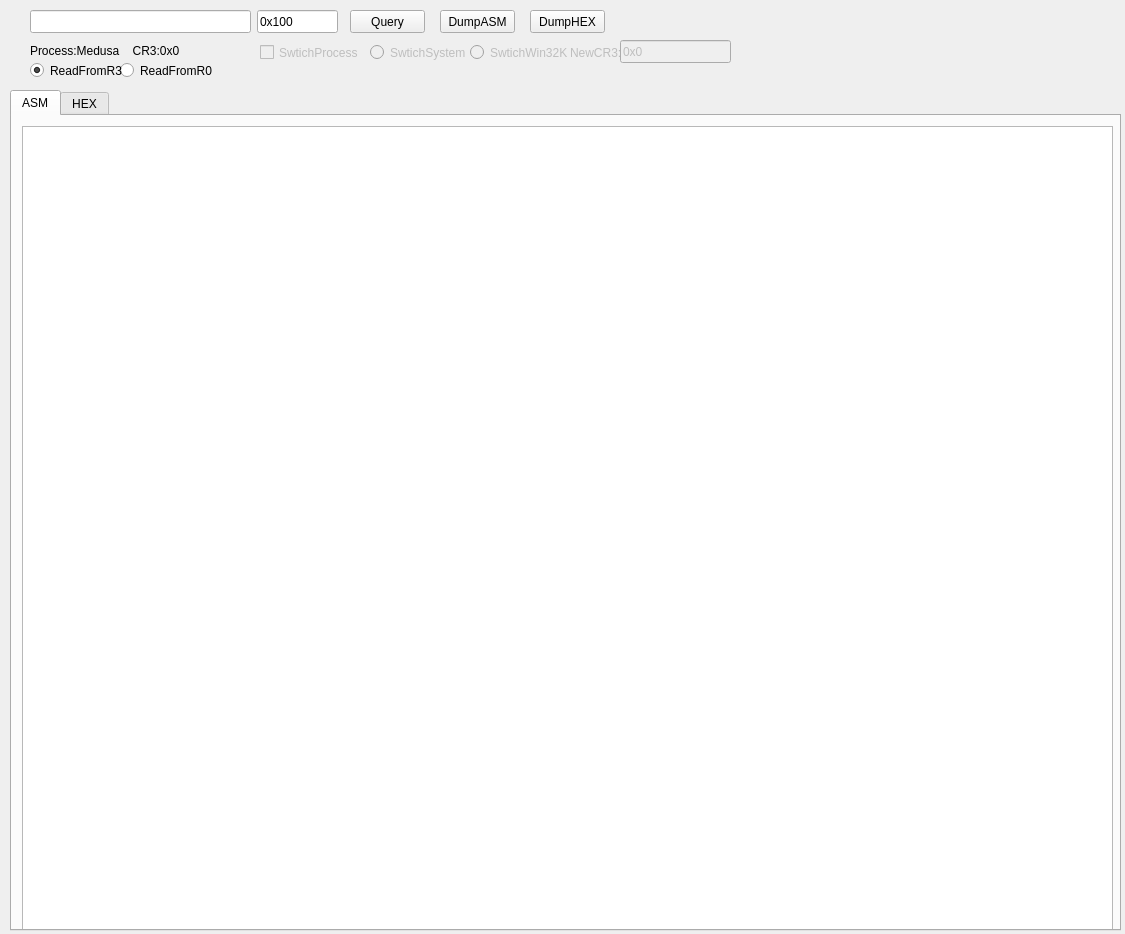
<?xml version="1.0" encoding="UTF-8"?>
<ui version="4.0">
 <class>Form_UserMemory</class>
 <widget class="QWidget" name="Form_UserMemory">
  <property name="geometry">
   <rect>
    <x>0</x>
    <y>0</y>
    <width>1125</width>
    <height>934</height>
   </rect>
  </property>
  <property name="windowTitle">
   <string>UserMemory</string>
  </property>
  <widget class="QPushButton" name="pushButton">
   <property name="geometry">
    <rect>
     <x>350</x>
     <y>10</y>
     <width>75</width>
     <height>23</height>
    </rect>
   </property>
   <property name="text">
    <string>Query</string>
   </property>
  </widget>
  <widget class="QTabWidget" name="tabWidget">
   <property name="geometry">
    <rect>
     <x>10</x>
     <y>90</y>
     <width>1111</width>
     <height>841</height>
    </rect>
   </property>
   <property name="currentIndex">
    <number>0</number>
   </property>
   <widget class="QWidget" name="tab">
    <attribute name="title">
     <string>ASM</string>
    </attribute>
    <widget class="QTableView" name="tableView">
     <property name="geometry">
      <rect>
       <x>10</x>
       <y>10</y>
       <width>1091</width>
       <height>811</height>
      </rect>
     </property>
     <property name="font">
      <font>
       <pointsize>12</pointsize>
      </font>
     </property>
    </widget>
   </widget>
   <widget class="QWidget" name="tab_2">
    <attribute name="title">
     <string>HEX</string>
    </attribute>
    <widget class="QTextEdit" name="textEdit">
     <property name="geometry">
      <rect>
       <x>250</x>
       <y>30</y>
       <width>421</width>
       <height>781</height>
      </rect>
     </property>
     <property name="font">
      <font>
       <pointsize>14</pointsize>
      </font>
     </property>
     <property name="documentTitle">
      <string/>
     </property>
     <property name="placeholderText">
      <string/>
     </property>
    </widget>
    <widget class="QTextEdit" name="textEdit_2">
     <property name="geometry">
      <rect>
       <x>680</x>
       <y>30</y>
       <width>421</width>
       <height>781</height>
      </rect>
     </property>
     <property name="font">
      <font>
       <family>Arial</family>
       <pointsize>12</pointsize>
       <weight>50</weight>
       <bold>false</bold>
       <kerning>true</kerning>
      </font>
     </property>
    </widget>
    <widget class="QTextEdit" name="textEdit_3">
     <property name="geometry">
      <rect>
       <x>10</x>
       <y>30</y>
       <width>231</width>
       <height>781</height>
      </rect>
     </property>
     <property name="font">
      <font>
       <pointsize>14</pointsize>
      </font>
     </property>
     <property name="documentTitle">
      <string/>
     </property>
     <property name="placeholderText">
      <string/>
     </property>
    </widget>
    <widget class="QRadioButton" name="radioButton">
     <property name="geometry">
      <rect>
       <x>10</x>
       <y>7</y>
       <width>89</width>
       <height>16</height>
      </rect>
     </property>
     <property name="text">
      <string>Binary</string>
     </property>
     <property name="checked">
      <bool>true</bool>
     </property>
    </widget>
    <widget class="QRadioButton" name="radioButton_2">
     <property name="geometry">
      <rect>
       <x>80</x>
       <y>7</y>
       <width>89</width>
       <height>16</height>
      </rect>
     </property>
     <property name="text">
      <string>HEX</string>
     </property>
    </widget>
   </widget>
  </widget>
  <widget class="QLineEdit" name="lineEdit">
   <property name="geometry">
    <rect>
     <x>30</x>
     <y>10</y>
     <width>221</width>
     <height>23</height>
    </rect>
   </property>
  </widget>
  <widget class="QLineEdit" name="lineEdit_2">
   <property name="geometry">
    <rect>
     <x>257</x>
     <y>10</y>
     <width>81</width>
     <height>23</height>
    </rect>
   </property>
   <property name="text">
    <string>0x100</string>
   </property>
  </widget>
  <widget class="QPushButton" name="pushButton_2">
   <property name="geometry">
    <rect>
     <x>530</x>
     <y>10</y>
     <width>75</width>
     <height>23</height>
    </rect>
   </property>
   <property name="text">
    <string>DumpHEX</string>
   </property>
  </widget>
  <widget class="QPushButton" name="pushButton_3">
   <property name="geometry">
    <rect>
     <x>440</x>
     <y>10</y>
     <width>75</width>
     <height>23</height>
    </rect>
   </property>
   <property name="text">
    <string>DumpASM</string>
   </property>
  </widget>
  <widget class="QLabel" name="label">
   <property name="enabled">
    <bool>true</bool>
   </property>
   <property name="geometry">
    <rect>
     <x>30</x>
     <y>40</y>
     <width>221</width>
     <height>21</height>
    </rect>
   </property>
   <property name="text">
    <string>Process:Medusa    CR3:0x0</string>
   </property>
  </widget>
  <widget class="QRadioButton" name="radioButton_3">
   <property name="enabled">
    <bool>false</bool>
   </property>
   <property name="geometry">
    <rect>
     <x>370</x>
     <y>42</y>
     <width>101</width>
     <height>21</height>
    </rect>
   </property>
   <property name="text">
    <string>SwtichSystem</string>
   </property>
   <property name="checkable">
    <bool>true</bool>
   </property>
   <property name="checked">
    <bool>false</bool>
   </property>
   <attribute name="buttonGroup">
    <string notr="true">buttonGroup</string>
   </attribute>
  </widget>
  <widget class="QRadioButton" name="radioButton_4">
   <property name="enabled">
    <bool>false</bool>
   </property>
   <property name="geometry">
    <rect>
     <x>470</x>
     <y>42</y>
     <width>101</width>
     <height>21</height>
    </rect>
   </property>
   <property name="text">
    <string>SwtichWin32K</string>
   </property>
   <attribute name="buttonGroup">
    <string notr="true">buttonGroup</string>
   </attribute>
  </widget>
  <widget class="QCheckBox" name="checkBox">
   <property name="enabled">
    <bool>false</bool>
   </property>
   <property name="geometry">
    <rect>
     <x>260</x>
     <y>42</y>
     <width>101</width>
     <height>21</height>
    </rect>
   </property>
   <property name="text">
    <string>SwtichProcess</string>
   </property>
  </widget>
  <widget class="QLineEdit" name="lineEdit_3">
   <property name="enabled">
    <bool>false</bool>
   </property>
   <property name="geometry">
    <rect>
     <x>620</x>
     <y>40</y>
     <width>111</width>
     <height>23</height>
    </rect>
   </property>
   <property name="text">
    <string>0x0</string>
   </property>
  </widget>
  <widget class="QLabel" name="label_2">
   <property name="enabled">
    <bool>false</bool>
   </property>
   <property name="geometry">
    <rect>
     <x>570</x>
     <y>42</y>
     <width>51</width>
     <height>21</height>
    </rect>
   </property>
   <property name="text">
    <string>NewCR3:</string>
   </property>
  </widget>
  <widget class="QRadioButton" name="radioButton_5">
   <property name="enabled">
    <bool>true</bool>
   </property>
   <property name="geometry">
    <rect>
     <x>120</x>
     <y>60</y>
     <width>101</width>
     <height>21</height>
    </rect>
   </property>
   <property name="text">
    <string>ReadFromR0</string>
   </property>
   <attribute name="buttonGroup">
    <string notr="true">buttonGroup_2</string>
   </attribute>
  </widget>
  <widget class="QRadioButton" name="radioButton_6">
   <property name="enabled">
    <bool>true</bool>
   </property>
   <property name="geometry">
    <rect>
     <x>30</x>
     <y>60</y>
     <width>101</width>
     <height>21</height>
    </rect>
   </property>
   <property name="text">
    <string>ReadFromR3</string>
   </property>
   <property name="checkable">
    <bool>true</bool>
   </property>
   <property name="checked">
    <bool>true</bool>
   </property>
   <attribute name="buttonGroup">
    <string notr="true">buttonGroup_2</string>
   </attribute>
  </widget>
 </widget>
 <resources/>
 <connections/>
 <buttongroups>
  <buttongroup name="buttonGroup"/>
  <buttongroup name="buttonGroup_2"/>
 </buttongroups>
</ui>
